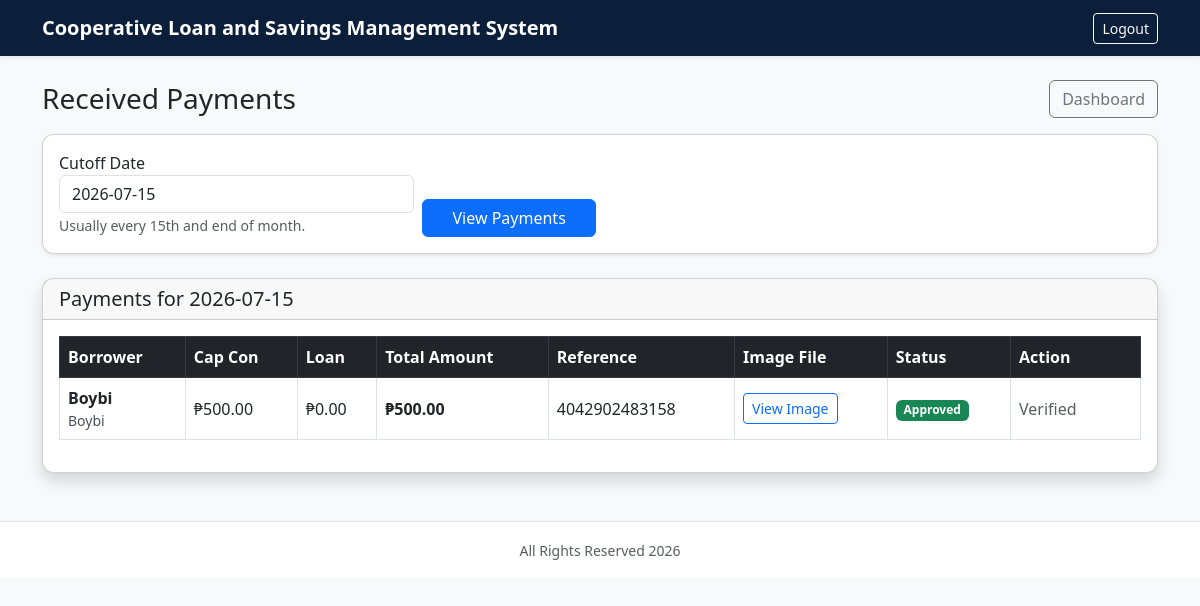
Screenshot of /received_payments.php?cutoff_date=2026-07-15 (signed in) with the database file from the repository.
### tables this page shows
CREATE TABLE `payment_submissions` (
  `id` int(10) unsigned NOT NULL AUTO_INCREMENT,
  `borrower_id` int(10) unsigned NOT NULL,
  `payment_date` date NOT NULL,
  `cutoff_date` date NOT NULL,
  `capital_contribution` decimal(12,2) NOT NULL DEFAULT 0.00,
  `loan_payment` decimal(12,2) NOT NULL DEFAULT 0.00,
  `reference_number` varchar(100) NOT NULL,
  `proof_image` varchar(255) NOT NULL,
  `status` enum('Pending','Approved','Rejected') NOT NULL DEFAULT 'Pending',
  `created_at` timestamp NOT NULL DEFAULT current_timestamp(),
  PRIMARY KEY (`id`),
  KEY `payment_submissions_borrower_id_index` (`borrower_id`),
  KEY `payment_submissions_cutoff_date_index` (`cutoff_date`),
  CONSTRAINT `payment_submissions_borrower_id_fk` FOREIGN KEY (`borrower_id`) REFERENCES `borrowers` (`id`) ON DELETE CASCADE ON UPDATE CASCADE
);

CREATE TABLE `users` (
  `id` int(10) unsigned NOT NULL AUTO_INCREMENT,
  `username` varchar(100) NOT NULL,
  `password` varchar(255) NOT NULL,
  `status` enum('Admin','Member') NOT NULL DEFAULT 'Member',
  `borrower_id` int(10) unsigned DEFAULT NULL,
  `created_at` timestamp NOT NULL DEFAULT current_timestamp(),
  PRIMARY KEY (`id`),
  UNIQUE KEY `users_username_unique` (`username`),
  KEY `users_borrower_id_index` (`borrower_id`),
  CONSTRAINT `users_borrower_id_fk` FOREIGN KEY (`borrower_id`) REFERENCES `borrowers` (`id`) ON DELETE SET NULL ON UPDATE CASCADE
);

CREATE TABLE `borrowers` (
  `id` int(10) unsigned NOT NULL AUTO_INCREMENT,
  `name` varchar(255) NOT NULL,
  `first_name` varchar(100) DEFAULT NULL,
  `last_name` varchar(100) DEFAULT NULL,
  `gcash_name` varchar(150) DEFAULT NULL,
  `gcash_number` varchar(50) DEFAULT NULL,
  `status` enum('Active','Inactive') NOT NULL DEFAULT 'Active',
  `savings_closed` tinyint(1) NOT NULL DEFAULT 0,
  `created_at` timestamp NOT NULL DEFAULT current_timestamp(),
  PRIMARY KEY (`id`),
  UNIQUE KEY `borrowers_name_unique` (`name`)
);

### auth.php (called while the page is built, shortened)
<?php
function is_logged_in()
{
    return isset($_SESSION['user_id']);
}
function current_user_status()
{
    return $_SESSION['user_status'] ?? null;
}

### received_payments.php (the view, shortened to what this page needs)
<?php
include 'db.php';
include 'auth.php';
include 'layout.php';
$cutoffDates = $conn->query("
    SELECT DISTINCT cutoff_date
    FROM payment_submissions
    ORDER BY cutoff_date DESC
");
$selectedCutoff = $_GET['cutoff_date'] ?? '';
$submissions = null;
if ($selectedCutoff !== '') {
    $stmt = $conn->prepare("
        SELECT payment_submissions.*, borrowers.name, users.username
        FROM payment_submissions
        JOIN borrowers ON borrowers.id = payment_submissions.borrower_id
        LEFT JOIN users ON users.borrower_id = borrowers.id AND users.status = 'Member'
        WHERE payment_submissions.cutoff_date = ?
        ORDER BY users.username ASC, borrowers.name ASC, payment_submissions.id DESC
    ");
    $stmt->bind_param("s", $selectedCutoff);
    $stmt->execute();
    $submissions = $stmt->get_result();
}
?>
<!DOCTYPE html>
<html>
<head>
<link href="https://cdn.jsdelivr.net/npm/bootstrap@5.3.0/dist/css/bootstrap.min.css" rel="stylesheet">
<link rel="stylesheet" href="assets/css/mobile.css">
<link rel="stylesheet" href="assets/css/theme.css">
</head>
<body class="bg-light">
<?php render_navbar(); ?>
<div class="container mt-4">
<div class="d-flex justify-content-between align-items-center mb-3">
    <h3 class="mb-0">Received Payments</h3>
    <div>
        <a href="index.php" class="btn btn-outline-secondary">Dashboard</a>
    </div>
</div>
<div class="card shadow-sm mb-4">
    <div class="card-body">
        <form method="GET" class="row g-2 align-items-end">
            <div class="col-md-4">
                <label>Cutoff Date</label>
                <select name="cutoff_date" class="form-control" required>
                    <?php while($cutoff = $cutoffDates->fetch_assoc()): ?>
                        <option value="<?= $cutoff['cutoff_date'] ?>" <?= $selectedCutoff === $cutoff['cutoff_date'] ? 'selected' : '' ?>>
                            <?= $cutoff['cutoff_date'] ?>
                        </option>
                    <?php endwhile; ?>
                </select>
                <small class="text-muted">Usually every 15th and end of month.</small>
            </div>
            <div class="col-md-2">
                <button class="btn btn-primary w-100">View Payments</button>
            </div>
        </form>
    </div>
</div>
<div class="card shadow">
    <div class="card-header">
        <h5 class="mb-0">
            Payments <?= $selectedCutoff ? 'for ' . htmlspecialchars($selectedCutoff) : '' ?>
        </h5>
    </div>
    <div class="card-body">
        <div class="table-responsive">
            <table class="table table-bordered table-hover align-middle">
                <thead class="table-dark">
                    <tr>
                        <th>Borrower</th>
                        <th>Cap Con</th>
                        <th>Loan</th>
                        <th>Total Amount</th>
                        <th>Reference</th>
                        <th>Image File</th>
                        <th>Status</th>
                        <th width="130">Action</th>
                    </tr>
                </thead>
                <tbody>
                    <?php if(!$submissions): ?>
                        <tr>
                            <td colspan="8" class="text-center text-muted">Select a cutoff date to view payments.</td>
                        </tr>
                    <?php elseif($submissions->num_rows === 0): ?>
                        <tr>
                            <td colspan="8" class="text-center text-muted">No payments submitted for this cutoff.</td>
                        </tr>
                    <?php else: ?>
                        <?php while($row = $submissions->fetch_assoc()): ?>
                        <?php $totalAmount = $row['capital_contribution'] + $row['loan_payment']; ?>
                        <tr>
                            <td><?php render_member_identity($row['username'] ?? '', $row['name']); ?></td>
                            <td>₱<?= number_format($row['capital_contribution'],2) ?></td>
                            <td>₱<?= number_format($row['loan_payment'],2) ?></td>
                            <td><strong>₱<?= number_format($totalAmount,2) ?></strong></td>
                            <td><?= htmlspecialchars($row['reference_number']) ?></td>
                            <td>
                                <a href="<?= htmlspecialchars($row['proof_image']) ?>" target="_blank" class="btn btn-outline-primary btn-sm">
                                    View Image
                                </a>
                            </td>
                            <td>
                                <span class="badge bg-<?= $row['status'] === 'Approved' ? 'success' : ($row['status'] === 'Rejected' ? 'danger' : 'warning text-dark') ?>">
                                    <?= $row['status'] ?>
                                </span>
                            </td>
                            <td>
                                <?php if($row['status'] === 'Pending'): ?>
                                    <form method="POST" action="ajax/verify_payment_submission.php" onsubmit="return confirm('Verify this payment and record it?')">
                                        <input type="hidden" name="submission_id" value="<?= $row['id'] ?>">
                                        <button class="btn btn-success btn-sm w-100">Verified</button>
                                    </form>
                                <?php else: ?>
                                    <span class="text-muted">Verified</span>
                                <?php endif; ?>
                            </td>
                        </tr>
                        <?php endwhile; ?>
                    <?php endif; ?>
                </tbody>
            </table>
        </div>
    </div>
</div>
</div>
<?php render_footer(); ?>
</body>
</html>

### layout.php
<?php
function render_navbar($title = 'Cooperative Loan and Savings Management System')
{
    ?>
    <nav class="navbar navbar-expand-lg navbar-dark app-navbar sticky-top shadow-sm">
        <div class="container">
            <a class="navbar-brand fw-bold text-white" href="<?= current_user_status() === 'Admin' ? 'index.php' : 'member_dashboard.php' ?>">
                <?= htmlspecialchars($title) ?>
            </a>
            <?php if (is_logged_in()): ?>
                <div class="ms-auto">
                    <a href="logout.php" class="btn btn-outline-light btn-sm">Logout</a>
                </div>
            <?php endif; ?>
        </div>
    </nav>
    <?php
}
function render_footer()
{
    ?>
    <footer class="app-footer text-center text-muted py-3 mt-5">
        <small>All Rights Reserved 2026</small>
    </footer>
    <?php
}
function render_member_identity($username, $fullName)
{
    $mainName = trim((string)$username) !== '' ? $username : $fullName;
    ?>
    <strong><?= htmlspecialchars($mainName) ?></strong>
    <small class="d-block text-dark-emphasis"><?= htmlspecialchars($fullName) ?></small>
    <?php
}

### assets/css/mobile.css (style rules this page uses)
body { overflow-x: hidden; }
.card { border-radius: .75rem; }
.card-body { overflow-x: auto; }
.table { vertical-align: middle; }
.table th, .table td { white-space: nowrap; }

### assets/css/theme.css (style rules this page uses)
:root { --midnight-blue: #0b1f3a; }
.app-navbar { background: var(--midnight-blue); }
.app-navbar .navbar-brand { white-space: normal; }
.app-footer { border-top: 1px solid rgba(11, 31, 58, .12); background: #fff; }
body { min-height: 100vh; }

### rows the page displays
payment_submissions: users.username "Boybi", borrower.name "Boybi", capital_contribution "500.00", loan_payment "0.00", reference_number "4042902483158", status "Approved", shows "Verified"

### other values shown
$title "Cooperative Loan and Savings Management System"
$selectedCutoff "2026-07-15"
form field cutoff_date "2026-07-15"
